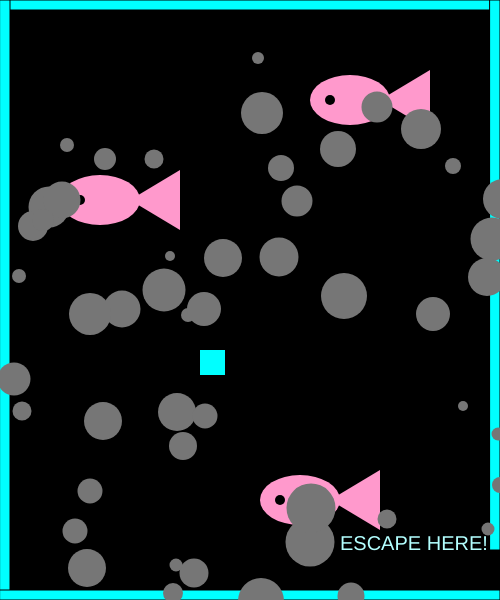
Frame 1 (no input)
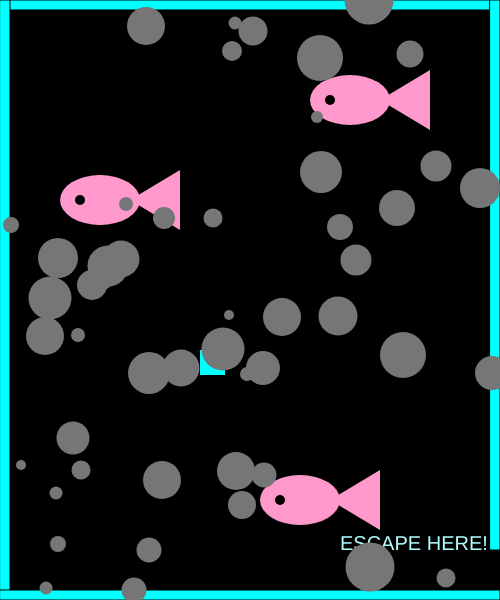
Frame 60 (no input)
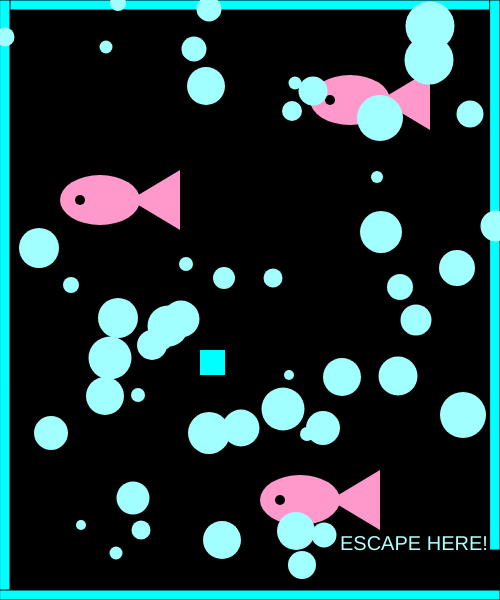
Frame 120 (the mouse pressed at the canvas centre since frame 60)

The p5.js sketch that drew these frames (run headless with seeded random() and noise() and a simulated clock; from frame 60 on, the mouse is pressed at the canvas centre):

// p5.js sketch
// ── sketch.js
// x and y for my character
var characterX = 100;
var characterY = 100;
// define the key codes for each letter
var w = 87;
var s = 83;
var a = 65;
var d = 68;

// x and y for a shape
var shapeX = 30;
var shapeY = 50;
var circleColor = 0

var shapeXs = [];
var shapeYs = [];
var diameters = [];

var shapeXSpeeds = [];
var shapeYSpeeds = [];

// create a shape when the mouse is clicked
var mouseShapeX;
var mouseShapeY;


function setup() {
    createCanvas(500, 600);
    // get a random speed when the it first starts
    for (var i = 0; i < 50; i++) {
        shapeXSpeeds[i] = Math.floor(Math.random() * (Math.floor(Math.random() * 2)) + 1);
        shapeYSpeeds[i] = Math.floor(Math.random() * (Math.floor(Math.random() * 2)) + 1);
        shapeXs[i] = getRandomNumber(500);
        shapeYs[i] = getRandomNumber(600);
        diameters[i] = getRandomNumber(40);
        circleColor = random(255);
    }

    createCharacter(200, 350);
}

fishObject = new Fish(100,200);
fish2Object = new Fish(300,500);
fish3Object = new Fish(350,100);


function draw() {
    background(0, 0, 0);
    stroke(0);
    fill(0);



    // call createBorders function
    fill(0, 255, 255);
    stroke(0)
    createBorders(10);

    fishObject.display();
    fish2Object.display();
    fish3Object.display();
    fill(0);

    // exit message
    textSize(20);
    fill(179, 255, 255);
    text("ESCAPE HERE!", width-160,height-50)

    //createCharacter(200,350);
    drawCharacter();
    characterMovement();


    // potential enemy
    fill(circleColor);
    // draw the shape
    for (var i = 0; i < shapeXs.length; i++) {
        circle(shapeXs[i], shapeYs[i], diameters[i]);
        shapeXSpeeds[i] = Math.floor(Math.random() * (Math.floor(Math.random() * 2)) + 1);
        shapeYSpeeds[i] = Math.floor(Math.random() * (Math.floor(Math.random() * 2)) + 1);


        if (frameCount % 60 == 0) {
   circleColor = color(random(500), random(500), random(500));
 }


        // move the shape
        shapeXs[i] += shapeXSpeeds[i];
        shapeYs[i] += shapeYSpeeds[i];
        // check to see if the shape has gone out of bounds
        if (shapeXs[i] > width) {
            shapeXs[i] = 0;
        }
        if (shapeXs[i] < 0) {
            shapeXs[i] = width;
        }
        if (shapeYs[i] > height) {
            shapeYs[i] = 0;
        }
        if (shapeYs[i] < 0) {
            shapeYs[i] = height;
        }
    }
    // charcter leaving
    if(characterX > width && characterY > width-50)
    {
        fill(0, 255, 255);
        stroke(5);
        textSize(26);
        text("You Win!", width/2-50, height/2-50);
    }

    // mouse click
    fill(255, 179, 179);
    square(mouseShapeX, mouseShapeY, 25);
}

function characterMovement() {

    if (keyIsDown(w)) {
        characterY -= 10;
    }
    if (keyIsDown(s)) {
        characterY += 10;
    }
    if (keyIsDown(a)) {
        characterX -= 10;
        console.log("movement: " + characterX);
    }
    if (keyIsDown(d)) {
        characterX += 10;
    }
}

function createCharacter(x, y) {
    characterX = x;
    characterY = y;
}

function drawCharacter() {
    fill(0, 255, 255);
    square(characterX, characterY, 25);
}

function createBorders(thickness) {
    // top border
    rect(0, 0, width, thickness);
    // left border
    rect(0, 0, thickness, height);
    // bottom border
    rect(0, height - thickness, width, thickness);
    // right upper border
    rect(width - thickness, 0, thickness, height - 50);
}

function mouseClicked() {
    mouseShapeX = mouseX;
    mouseShapeY = mouseY;
}


function getRandomNumber(number) {
    return Math.floor(Math.random() * number) + 10;
}

// ── fish.js
class Fish
{
    //constructor
    // x = x-coordinate, y = y-coordinate, w= width, h = height, r = red, g = green, b = blue
    constructor(x,y,w,h,r,g,b,)
    {
        this.x = x;
        this.y = y;
        this.w = w;
        this.h = h;
        this.r = r;
        this.g = g;
        this.b = b;
    }

    display()
    {
      noStroke()
      fill(255, 153, 204)
      ellipse(this.x,this.y,80,50)
      triangle(this.x+30,this.y,this.x+80,this.y-30,this.x+80,this.y+30)
      fill(0, 0, 0)
      ellipse(this.x-20,this.y,10,10)
    }
}
